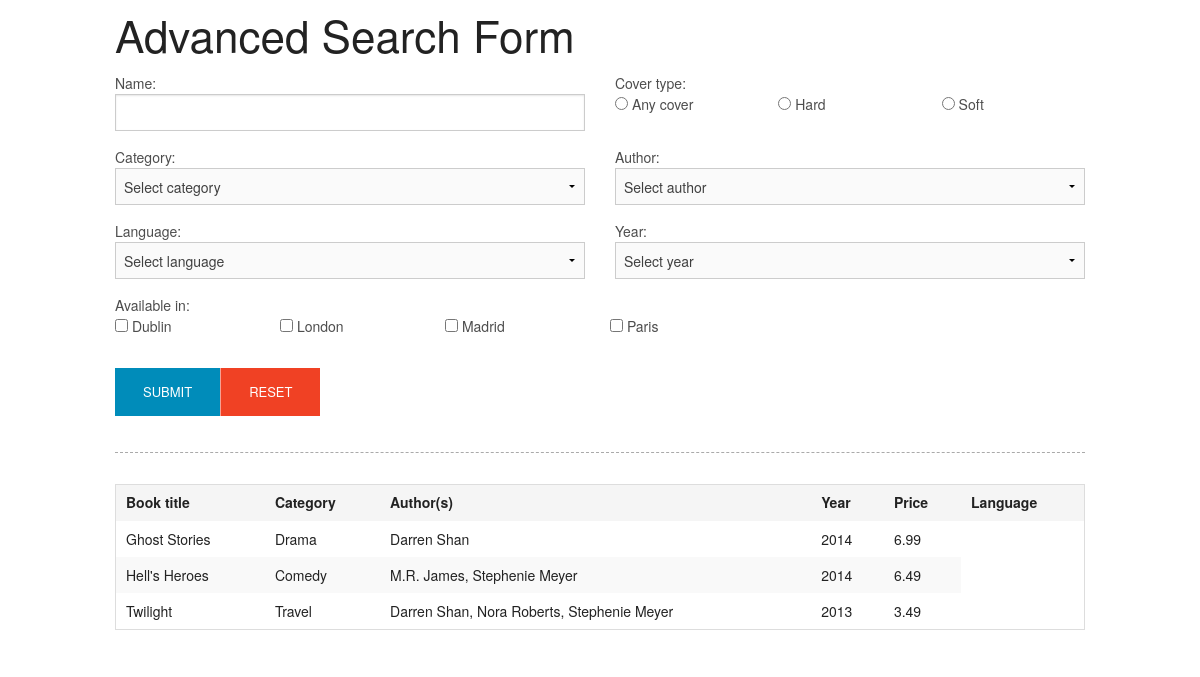
The page / on the database its author committed.
### tables this page shows
CREATE TABLE `covers` (
  `id` tinyint(1) NOT NULL AUTO_INCREMENT,
  `name` varchar(20) NOT NULL,
  PRIMARY KEY (`id`)
);

CREATE TABLE `locations` (
  `id` int(11) NOT NULL AUTO_INCREMENT,
  `name` varchar(255) NOT NULL,
  PRIMARY KEY (`id`)
);

CREATE TABLE `books` (
  `id` int(11) NOT NULL AUTO_INCREMENT,
  `isbn` varchar(50) NOT NULL,
  `title` varchar(255) NOT NULL,
  `description` text NOT NULL,
  `category` int(11) NOT NULL,
  `price` decimal(8,2) NOT NULL,
  `date_released` date NOT NULL,
  `date_added` datetime NOT NULL,
  PRIMARY KEY (`id`),
  KEY `FK_CATEGORY` (`category`)
);

CREATE TABLE `categories` (
  `id` int(11) NOT NULL AUTO_INCREMENT,
  `name` varchar(255) NOT NULL,
  PRIMARY KEY (`id`)
);

### index.php (the view, shortened to what this page needs)
<?php
require_once("inc/functions.php");
$params = fetchSearch(
    array(
        'keyword',
        'category',
        'cover',
        'author',
        'language',
        'year',
        'location'
    ),
    array(
        'location'
    )
);
$records = getRecords($params);
?>
<!DOCTYPE html>
<html>
<head>
    <link rel="stylesheet" href="css/normalize.css">
    <link rel="stylesheet" href="css/foundation.min.css">
    <link rel="stylesheet" href="css/core.css">
</head>
<body>
<div class="row">
    <div class="column">
        <h1>Advanced Search Form</h1>
        <form
          id="search_form"
          method="get"
          >
            <div class="row">
                <div class="medium-6 columns">
                    <label
                        for="keyword"
                        >
                        Name:
                        </label>
                    <input
                        type="text"
                        name="keyword"
                        id="keyword"
                        value="<?php echo stickyField('keyword'); ?>"
                        >
                </div>
                <div class="medium-6 columns">
                    <label
                        for="cover"
                        >
                        Cover type:
                    </label>
                    <?php echo getCovers(); ?>
                </div>
            </div>
            <div class="row">
                <div class="medium-6 columns">
                    <label
                        for="category"
                        >
                        Category:
                        </label>
                    <?php echo getCategories(); ?>
                </div>
                <div class="medium-6 columns">
                    <label
                        for="author"
                        >
                        Author:
                    </label>
                    <?php echo getAuthors(); ?>
                </div>
            </div>
            <div class="row">
                <div class="medium-6 columns">
                    <label
                        for="language"
                        >
                        Language:
                    </label>
                    <?php echo getLanguages(); ?>
                </div>
                <div class="medium-6 columns">
                    <label
                        for="year"
                        >
                        Year:
                    </label>
                    <?php echo getYears(); ?>
                </div>
            </div>
            <div class="row">
                <div class="column">
                    <label
                        for="location"
                        >
                        Available in:
                    </label>
                    <?php echo getLocations(); ?>
                </div>
            </div>
            <div class="row">
                <div class="column">
                    <ul class="button-group">
                        <li>
                            <button
                                type="submit"
                                class="small button"
                                >SUBMIT</button>
                        </li>
                        <li>
                            <a
                                href="/"
                                class="small button alert"
                                >RESET</a>
                        </li>
                    </ul>
                </div>
            </div>
        </form>
        <div class="divider brtd"></div>
        <?php if (!empty($records)) { ?>
            <table class="tableList">
                <thead>
                    <tr>
                        <th>
                            Book title
                        </th>
                        <th>
                            Category
                        </th>
                        <th>
                            Author(s)
                        </th>
                        <th>
                            Year
                        </th>
                        <th>
                            Price
                        </th>
                        <th>
                            Language
                        </th>
                    </tr>
                </thead>
                <?php foreach($records as $row) { ?>
                    <tr>
                        <td>
                            <?php echo $row['Title']; ?>
                        </td>
                        <td>
                            <?php echo $row['Category']; ?>
                        </td>
                        <td>
                            <?php echo $row['Author']; ?>
                        </td>
                        <td>
                            <?php echo $row['Year']; ?>
                        </td>
                        <td>
                            <?php echo $row['Price']; ?>
                        </td>
                    </tr>
                <?php } ?>
            </table>
        <?php } else { ?>
            <p>There are no records available.</p>
        <?php } ?>
    </div>
</div>
</body>
</html>

### inc/functions.php (shortened to what this page needs)
<?php
function processParams($params = null) {
    if (empty($params)) {
        return array();
    }
    $paramsConverted = array();
    return $paramsConverted;
}
function query($sql = null, $params = null) {
    $objDb = new PDO('mysql:dbname='.DB_NAME.';host='.DB_HOST, DB_USER, DB_PASSWORD, array(
        PDO::MYSQL_ATTR_INIT_COMMAND => "SET NAMES utf8",
        PDO::ATTR_ERRMODE => PDO::ERRMODE_EXCEPTION
    ));
    $statement = $objDb->prepare($sql);
    $paramsConverted = processParams($params);
    if (
        !$statement->execute($paramsConverted) ||
        $statement->errorCode() != '00000'
    ) {
        $errorInfo = $statement->errorInfo();
        throw new PDOException(
            "Database error [{$errorInfo[0]}]: {$errorInfo[2]}, driver error code is {$errorInfo[1]} <br /> SQL: {$sql}"
        );
    }
    return $statement;
}
function fetchRecords($sql = null, $params = null) {
    try {
        $statement = query($sql, $params);
        return $statement->fetchAll(PDO::FETCH_ASSOC);
    } catch (PDOException $e) {
        echo $e->getMessage();
        exit();
    }
}
function isGet($key = null) {
    return (
        !empty($_GET) &&
        array_key_exists($key, $_GET) &&
        !isEmpty($_GET[$key])
    );
}
function getGet($key = null) {
    if (!isGet($key)) {
        return null;
    }
    return urldecode(stripslashes($_GET[$key]));
}
function isGetValue($key = null, $value = null) {
    return (
        isGet($key) &&
        $_GET[$key] == $value
    );
}
function stickyField($key = null) {
    return getGet($key);
}
function stickySelect($key = null, $value = null) {
    return isGetValue($key, $value) ? ' selected' : null;
}
function stickyCheckboxRadio($key = null, $value = null) {
    return isGetValue($key, $value) ? ' checked' : null;
}
function makeSelect(
    $records = null,
    $name = null,
    $defaultLabel = 'Select one',
    $idField = 'id',
    $nameField = 'name'
) {
    $out  = '<select name="';
    $out .= $name;
    $out .= '" id="';
    $out .= $name;
    $out .= '">';
    $out .= '<option value="">';
    $out .= $defaultLabel;
    $out .= '</option>';
    foreach($records as $row) {
        $out .= '<option value="';
        $out .= $row[$idField];
        $out .= '"';
        $out .= stickySelect($name, $row[$idField]);
        $out .= '>';
        $out .= $row[$nameField];
        $out .= '</option>';
    }
    $out .= '</select>';
    return $out;
}
function fetchSearch($expected = null, $multiple = null) {
    $out = array();
    return $out;
}
function getRecords($search = null) {
    $params = array();
    $sql = "SELECT DISTINCT(`books`.`id`),
            `books`.`title` AS `Title`,
            YEAR(`books`.`date_released`) AS Year,
            `books`.`price` AS `Price`,
            `categories`.`name` AS `Category`,
            -- `languages`.`name` AS `Language`,
            (
                SELECT
                GROUP_CONCAT(`name` ORDER BY `name` ASC SEPARATOR ', ')
                FROM `authors`
                WHERE `id` IN (
                    SELECT `author_id`
                    FROM `books_authors`
                    WHERE `book_id` = `books`.`id`
                )
            ) AS `Author`
           FROM `books`
           JOIN `categories`
                ON `categories`.`id` = `books`.`category`";
    $sql .= " ORDER BY `books`.`title` ASC";
    return fetchRecords($sql, $params);
}
function getLanguages() {
    $sql = "SELECT *
            FROM `languages`
            ORDER BY `name` ASC";
    $records = fetchRecords($sql);
    return makeSelect($records, 'language', 'Select language');
}
function getAuthors() {
    $sql = "SELECT *
            FROM `authors`
            ORDER BY `name` ASC";
    $records = fetchRecords($sql);
    return makeSelect($records, 'author', 'Select author');
}
function getCategories() {
    $sql = "SELECT *
            FROM `categories`
            ORDER BY `name` ASC";
    $records = fetchRecords($sql);
    return makeSelect($records, 'category', 'Select category');
}
function getYears() {
    $sql = "SELECT DISTINCT(YEAR(`date_released`)) AS `year`
            FROM `books`
            ORDER BY `date_released` ASC";
    $records = fetchRecords($sql);
    return makeSelect($records, 'year', 'Select year', 'year', 'year');
}
function getCovers() {
    $sql = "SELECT *
            FROM `covers`
            ORDER BY `name` ASC";
    $records = fetchRecords($sql);
    $out  = '<ul class="medium-block-grid-3">';
    $out .= '<li>';
    $out .= '<label for="cover-0">';
    $out .= '<input type="radio" name="cover" id="cover-0" value="0"';
    $out .= isGetValue('cover', '0') ? ' checked' : null;
    $out .= '> Any cover</label>';
    $out .= '</li>';
    foreach($records as $row) {
        $out .= '<li>';
        $out .= '<label for="cover-';
        $out .= $row['id'];
        $out .= '">';
        $out .= '<input type="radio" name="cover" id="cover-';
        $out .= $row['id'];
        $out .= '" value="';
        $out .= $row['id'];
        $out .= '"';
        $out .= stickyCheckboxRadio('cover', $row['id']);
        $out .= '> ';
        $out .= $row['name'];
        $out .= '</label>';
        $out .= '</li>';
    }
    $out .= '</ul>';
    return $out;
}
function getLocations() {
    $sql = "SELECT * FROM
            `locations` ORDER BY
            `name` ASC";
    $records = fetchRecords($sql);
    $out  = '<ul class="medium-block-grid-6">';
    foreach($records as $row) {
        $out .= '<li>';
        $out .= '<label for="location-';
        $out .= $row['id'];
        $out .= '">';
        $out .= '<input type="checkbox" name="location-';
        $out .= $row['id'];
        $out .= '" id="location-';
        $out .= $row['id'];
        $out .= '" value="';
        $out .= $row['id'];
        $out .= '"';
        $out .= stickyCheckboxRadio('location-'.$row['id'], $row['id']);
        $out .= '> ';
        $out .= $row['name'];
        $out .= '</label>';
        $out .= '</li>';
    }
    $out .= '</ul>';
    return $out;
}

### css/core.css (style rules this page uses)
.divider { width: 100%; height: 2rem; clear: both; padding: 0; margin: 0; }
.brtd { border-top: dashed 1px #aaa; }
.tableList { width: 100%; }

### rows shown on the page
covers: value "Hard"
covers: value "Soft"
locations: value "Dublin"
locations: value "London"
locations: value "Madrid"
locations: value "Paris"
books: title "Ghost Stories", category.name "Drama", Author "Darren Shan", Year "2014", price "6.99"
books: title "Hell's Heroes", category.name "Comedy", Author "M.R. James, Stephenie Meyer", Year "2014", price "6.49"
books: title "Twilight", category.name "Travel", Author "Darren Shan, Nora Roberts, Stephenie Meyer", Year "2013", price "3.49"

### other values the page prints
form field category "Select category"
form field author "Select author"
form field language "Select language"
form field year "Select year"
